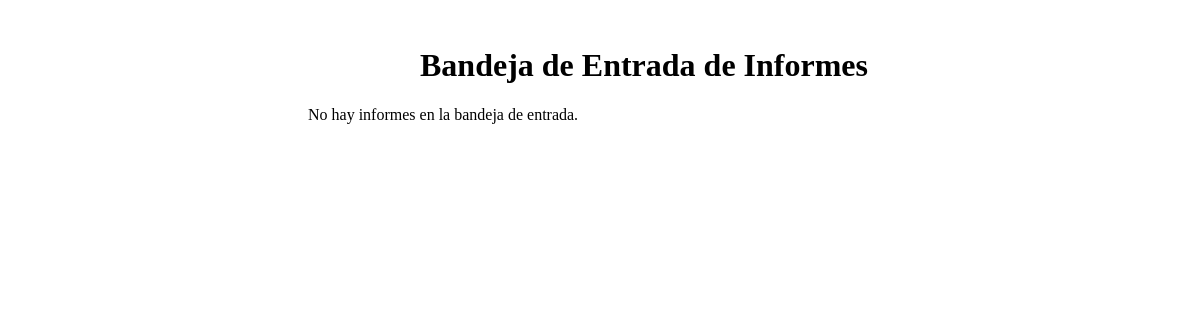
The app's page /medic/funciones/reportes/reportes.php, older data.
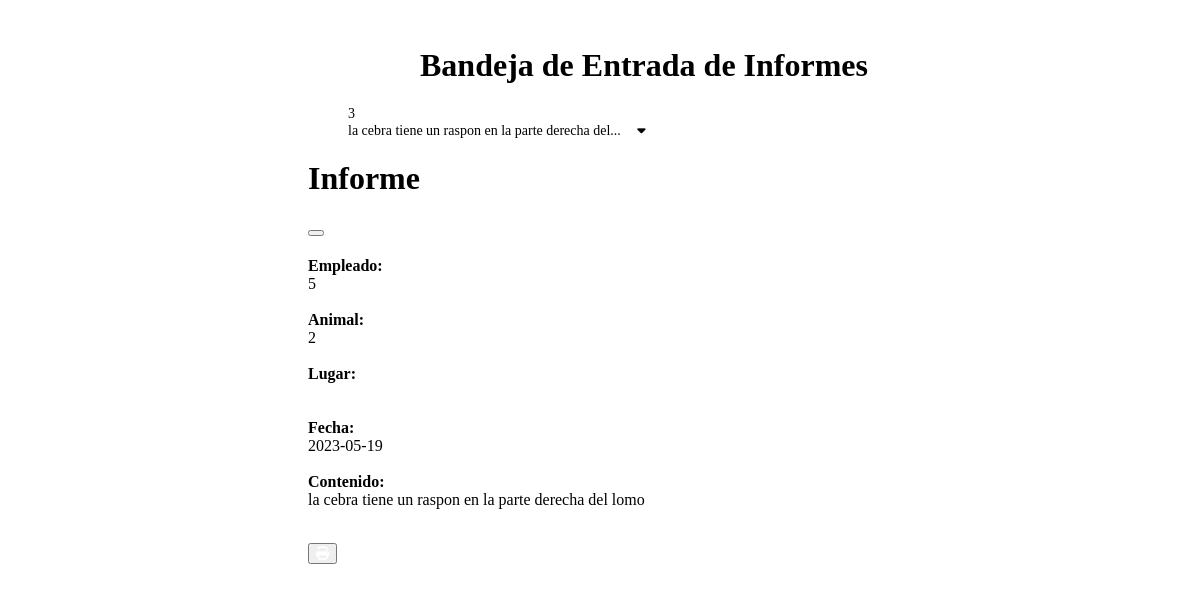
The same page, newer data.
### tables this page shows
CREATE TABLE `reportes_medico` (
  `id` int(11) NOT NULL,
  `empleado` int(11) NOT NULL,
  `animal` varchar(60) NOT NULL,
  `lugar` varchar(60) NOT NULL,
  `fecha` date NOT NULL,
  `contenido` text NOT NULL
);

### medic/funciones/reportes/reportes.php (the view, shortened to what this page needs)
<?php
    include('../../../includes/conexion.php');
    $query = "SELECT * FROM reportes_medico";
    $result = $conn->query($query);
?>
<!DOCTYPE html>
<html lang="es">
<head>
</head>
<body>
    <br>
    <h1 class="titulo">Bandeja de Entrada de Informes</h1>
    <?php
    function truncateContent($content, $limit) {
        $words = explode(' ', $content);
        if (count($words) > $limit) {
            $truncated = implode(' ', array_slice($words, 0, $limit)) . '...';
        } else {
            $truncated = $content;
        }
        return $truncated;
    }
    echo "<div class='card-container-informe'>";
    if ($result->num_rows > 0) {
        while ($row = $result->fetch_assoc()) {
            $idInforme = $row['id'];
            $empleadoCuidador = $row['empleado'];
            $animalInforme = $row['animal'];
            $lugarInforme = $row['lugar'];
            $fechaInforme = $row['fecha'];
            $contenidoInforme = $row['contenido'];
            $truncatedContent = truncateContent($contenidoInforme, 10);
          ?>
            <div class="card">
                <div class="card-body">
                <blockquote class="blockquote mb-0 informe-content">
                   <div class="row">
                        <div class="col-3">
                            <span class="text-start"><?php echo "$idInforme"; ?></span>
                        </div>
                        <div class="col-9 text-end">
                            <?php echo "$truncatedContent&nbsp&nbsp"; ?>
                            <button type="button" data-bs-toggle="modal" data-bs-target="#informe_model" class="boton1"><i class="fa-sharp fa-solid fa-caret-down"></i></button>
                        </div>
                    </div>
                </blockquote>
                </div>
            </div>
            <div class="modal fade" id="informe_model" tabindex="-1" aria-labelledby="exampleModalLabel" aria-hidden="true">
              <div class="modal-dialog modal-dialog-centered">
                <div class="modal-content">
                  <div class="modal-header">
                    <h1 class="modal-title fs-5 text-center" id="exampleModalLabel">Informe</h1>
                    <button type="button" class="btn-close" data-bs-dismiss="modal" aria-label="Close"></button>
                  </div>
                  <div class="modal-body text-center">
                    <p id="informe_contenido"><?php
                        echo "<strong>Empleado:</strong><br> $empleadoCuidador<br><br>";
                        echo "<strong>Animal:</strong><br> $animalInforme<br><br>";
                        echo "<strong>Lugar:</strong><br> $lugarInforme<br><br>";
                        echo "<strong>Fecha:</strong><br> $fechaInforme<br><br>";
                        echo "<strong>Contenido:</strong><br>$contenidoInforme<br><br>";
                    ?></p>
                        <button class="boton btn-imprimir" onclick="imprimirInforme()"><i class="fa-solid fa-print" style="color: #ffffff;"></i></button>
                  </div>
                </div>
              </div>
            </div>
        <?php
        }
        echo "</div>";
    } else {
        echo "<p>No hay informes en la bandeja de entrada.</p>";
    }
    ?>
</body>
</html>

Row changes from the older to the newer data that the page shows:
added reportes_medico: id "3", contenido "la cebra tiene un raspon en la parte derecha del...", empleado "5", animal "2", fecha "2023-05-19", contenido "la cebra tiene un raspon en la parte derecha del lomo"
Text that changed along with them:
text no longer shown: "No hay informes en la bandeja de entrada."
